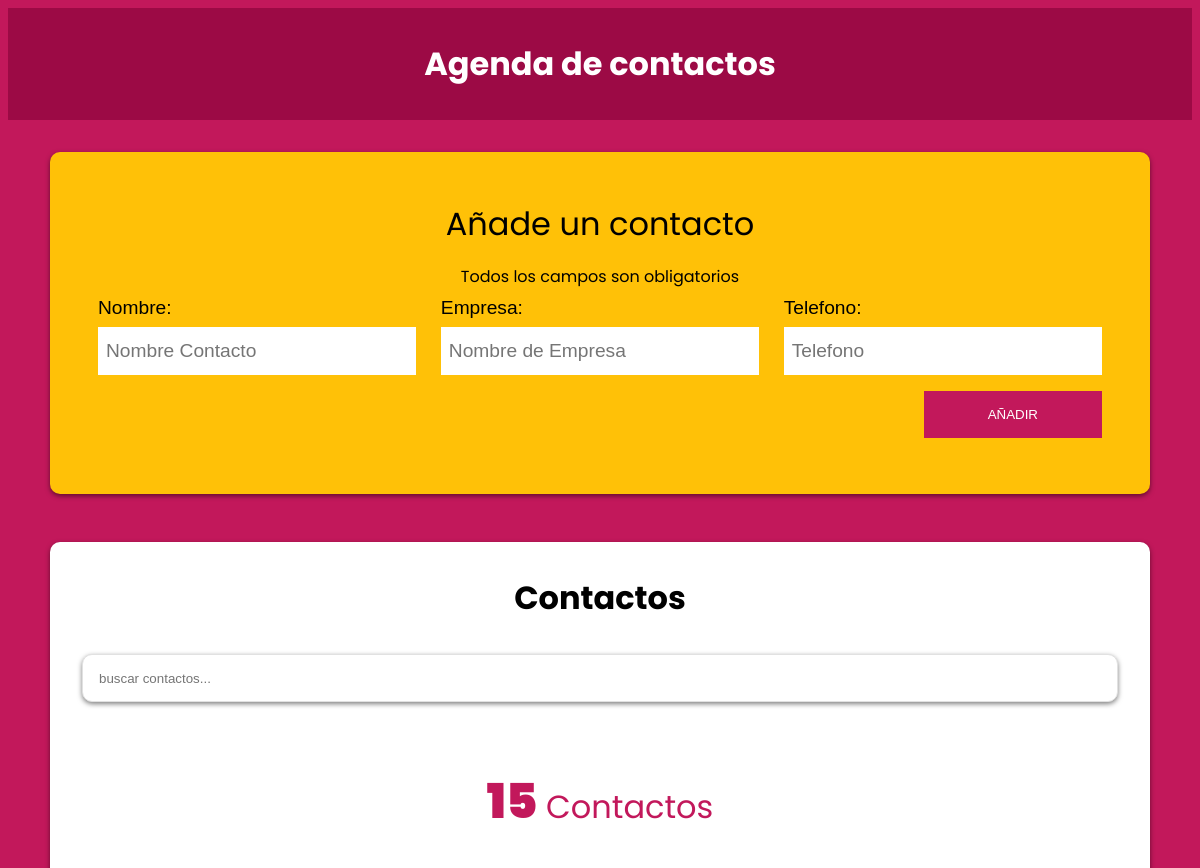
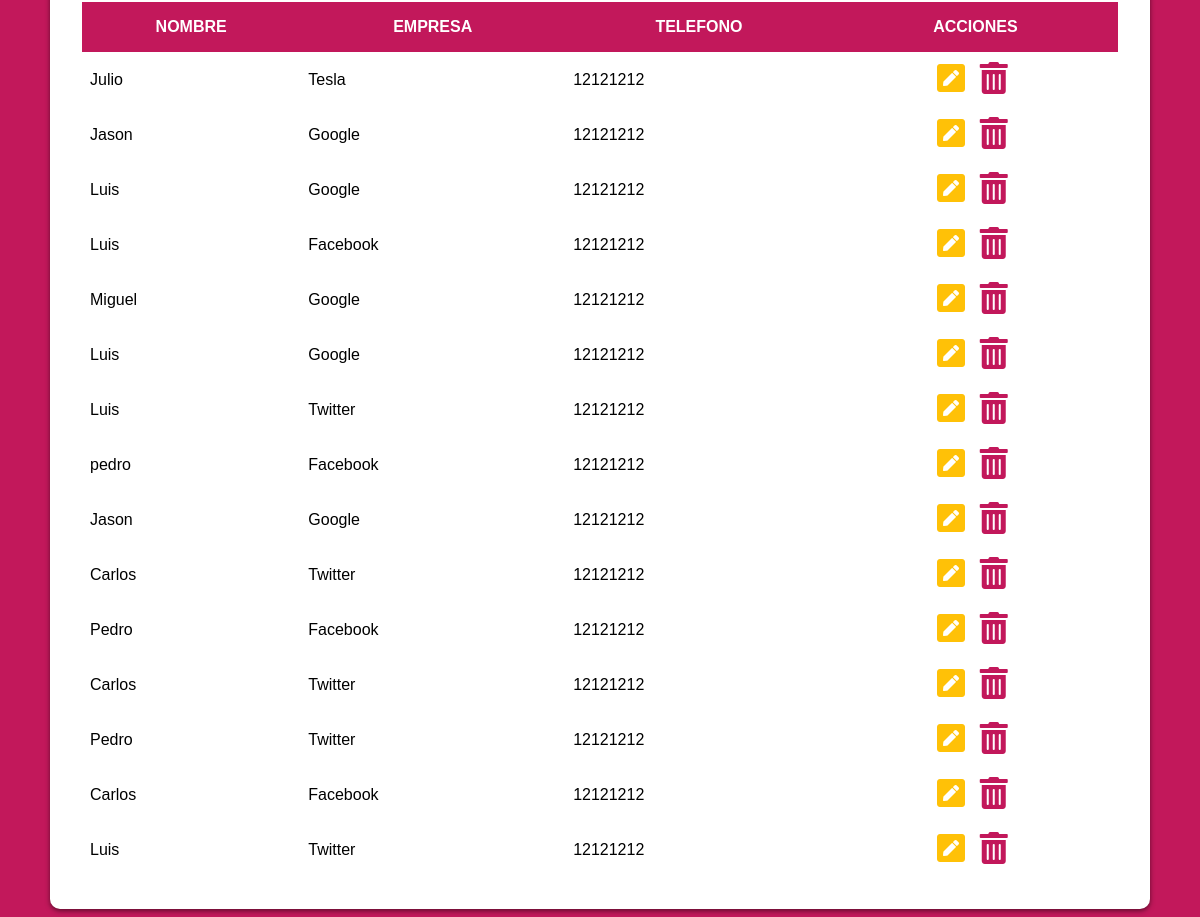
The page / on the database its author committed (2 pictures, top to bottom).
### tables this page shows
CREATE TABLE `contactos` (
  `id` int(11) NOT NULL,
  `nombre` varchar(60) NOT NULL,
  `empresa` varchar(50) NOT NULL,
  `telefono` varchar(15) NOT NULL
);

### includes/funciones/funciones.php (called while the page is built, shortened)
<?php
    function obtenerContactos(){
        try {
            require_once("bd.php");
            $sql = "SELECT * FROM contactos";
            return $conn->query($sql);
        } catch (Exception $ex) {
            echo  $ex.errno." ".$ex.error;
        }
    }
?>

### index.php (the view)
<?php include "includes/funciones/funciones.php"; ?>
<?php include "includes/layout/header.php"; ?>
<div class="contenedor-barra">
    <h1>Agenda de contactos</h1>
</div>
<div class="bg-amarillo contenedor sombra">
    <form id="contacto" action="#">
        <legend>Añade un contacto <span>Todos los campos son obligatorios</span> </legend>
        <?php include "includes/layout/formulario.php" ?>
    </form>
</div>
<div class="bg-blanco contenedor contactos sombra">
    <div class="cotenedor-contactos">
        <h2>Contactos</h2>
        <input type="text" id="buscar"  class="buscador sombra" placeholder="buscar contactos...">
        <p class="total-contactos"><span>2</span> Contactos</p>
        <div class="contedor-tabla">
            <table id="listado-contactos" class="listado-contactos">
                <thead>
                    <tr>
                        <th>Nombre</th>
                        <th>Empresa</th>
                        <th>Telefono</th>
                        <th>Acciones</th>
                    </tr>
                </thead>
                <tbody>
                    <?php
                        $contactos = obtenerContactos();
                    ?>
                    <?php foreach($contactos as $contacto) { ?>
                        <tr>
                            <td><?php echo $contacto["nombre"]; ?></td>
                            <td><?php echo $contacto["empresa"]; ?></td>
                            <td><?php echo $contacto["telefono"]; ?></td>
                            <td>
                                <a href="editar.php?id=<?php echo $contacto['id']; ?>" class="btn btn-editar">
                                    <i class="fas fa-pen-square"></i>
                                </a>
                                <button class="btn btn-eliminar" id_data="<?php echo $contacto['id']; ?>">
                                    <i class="fas fa-trash-alt"></i>
                                </button>
                            </td>
                        </tr>
                    <?php } ?>
                </tbody>
            </table>
        </div>
    </div>
</div>
<?php include "includes/layout/footer.php"; ?>

### includes/layout/header.php (shortened to what this page needs)
<!DOCTYPE html>
<html lang="es">
<head>
    <link rel="stylesheet" href="https://necolas.github.io/normalize.css/8.0.0/normalize.css">
    <link rel="stylesheet" href="https://use.fontawesome.com/releases/v5.4.1/css/all.css">
    <link rel="stylesheet" href="css/style.css">
</head>
<body>

### includes/layout/formulario.php (shortened to what this page needs)
<div class="campos">
    <div class="campo">
        <label for="nombre">Nombre:</label>
        <input type="text" placeholder="Nombre Contacto" id="nombre" value="<?php echo isset($contacto['nombre'])?  $contacto['nombre'] : '' ?>" >
    </div>
    <div class="campo">
        <label for="empresa">Empresa:</label>
        <input type="text" placeholder="Nombre de Empresa" id="empresa" value="<?php echo isset($contacto['empresa'])?  $contacto['empresa'] : '' ?>" >
    </div>
    <div class="campo">
        <label for="telefono">Telefono: </label>
        <input type="tel" placeholder="Telefono" id="telefono" value="<?php echo isset($contacto['telefono'])?  $contacto['telefono'] : '' ?>" >
    </div>
    <div class="campo enviar">
        <?php
            $textoBtn = isset($contacto['telefono'])? "Editar": "Añadir";
        ?>
        <input type="submit" value="<?php echo $textoBtn; ?>">
    </div>
</div>

### includes/layout/footer.php (shortened to what this page needs)
</body>
</html>

### css/style.css (style rules this page uses)
:root { --primary: #C2185B; --secundary: #FFC107; --primarioOscuro: rgba(156,10, 69); --fuentePrimaria: 'Arial', sans-serif, Helvetica; --fuenteSecundaria: 'Poppins', sans-serif; }
html { box-sizing: border-box; font-size }
*, *::before, *::after { box-sizing: inherit; }
body { background-color: var(--primary); font-family: var(--fuentePrimaria); }
.contenedor { max-width: 1100px; margin: 0px auto; }
.bg-amarillo { background-color: var(--secundary); }
.bg-blanco { background-color: white; }
.sombra { -webkit-box-shadow: 0px 2px 5px 0px rgba(0,0,0,0.5); -moz-box-shadow: 0px 2px 5px 0px rgba(0,0,0,0.5); box-shadow: 0px 2px 5px 0px rgba(0,0,0,0.5); border-radius: 10px; }
h1, h2 { font-family: var(--fuenteSecundaria); margin: 0; text-align: center; }
h1 { padding: 2rem; color: white; }
h2 { font-size: 2rem; }
.btn { font-size: 2rem; text-decoration: none; }
.btn-editar { color: var(--secundary); }
.btn-eliminar { color: var(--primary); }
.contenedor-barra { background-color: var(--primarioOscuro); }
form { padding: 3rem; margin-top: 2rem; }
form legend { font-family: var(--fuenteSecundaria); font-size: 2rem; text-align: center; display: block; }
legend span { margin-top: 1rem; font-size: 1rem; clear: both; display: block; }
@media only screen and (min-width: 768px) { .campos { display: flex; justify-content: space-between; flex-wrap: wrap; } }
@media only screen and (min-width: 768px) { .campo { flex: 0 0 calc(33.3% - 1rem); } }
.campo { padding: 0.5rem 0; }
.campo label { font-size: 1.2rem; }
.campo input[type="text"], .campo input[type="tel"] { width: 100%; border: none; padding: 0.5rem; height: 3rem; margin-top: 0.5rem; font-size: 1.2rem; }
.enviar { display: flex; flex: 0 0 100%; justify-content: flex-end; }
.enviar input[type="submit"] { background-color: var(--primary); border: none; color: white; padding: 1rem 4rem; text-transform: uppercase; font-size: 1.2; transition: all 500ms; flex: 1; }
@media only screen and (min-width: 768px) { .enviar input[type="submit"] { flex: 0 0 auto; } }
.contactos { padding: 2rem; margin-top: 3rem; }
.total-contactos { margin: 2rem 0; text-align: center; color: var(--primary); font-size: 2rem; font-family: var(--fuenteSecundaria); }
.total-contactos span { font-size: 3rem; font-weight: 900; }
.buscador { width: 100%; height: 3rem; padding: 1rem; border: 1px solid #e1e1e1; margin: 2rem 0; }
.listado-contactos { width: 100%; margin-top: 1rem; border-collapse: collapse; }
.listado-contactos thead { background-color: var(--primary); color: white; text-transform: uppercase; }
.listado-contactos thead th { padding: 1rem 0; }
.listado-contactos tbody td { padding: 0.5rem; }
.listado-contactos tbody td:nth-child(4) { text-align: center; }
.listado-contactos button { background-color: transparent; border: none; }

### rows shown on the page
contactos: nombre "Julio", empresa "Tesla", telefono "12121212"
contactos: nombre "Jason", empresa "Google", telefono "12121212"
contactos: nombre "Luis", empresa "Google", telefono "12121212"
contactos: nombre "Luis", empresa "Facebook", telefono "12121212"
contactos: nombre "Miguel", empresa "Google", telefono "12121212"
contactos: nombre "Luis", empresa "Google", telefono "12121212"
contactos: nombre "Luis", empresa "Twitter", telefono "12121212"
contactos: nombre "pedro", empresa "Facebook", telefono "12121212"
contactos: nombre "Jason", empresa "Google", telefono "12121212"
contactos: nombre "Carlos", empresa "Twitter", telefono "12121212"
contactos: nombre "Pedro", empresa "Facebook", telefono "12121212"
contactos: nombre "Carlos", empresa "Twitter", telefono "12121212"
contactos: nombre "Pedro", empresa "Twitter", telefono "12121212"
contactos: nombre "Carlos", empresa "Facebook", telefono "12121212"
contactos: nombre "Luis", empresa "Twitter", telefono "12121212"
